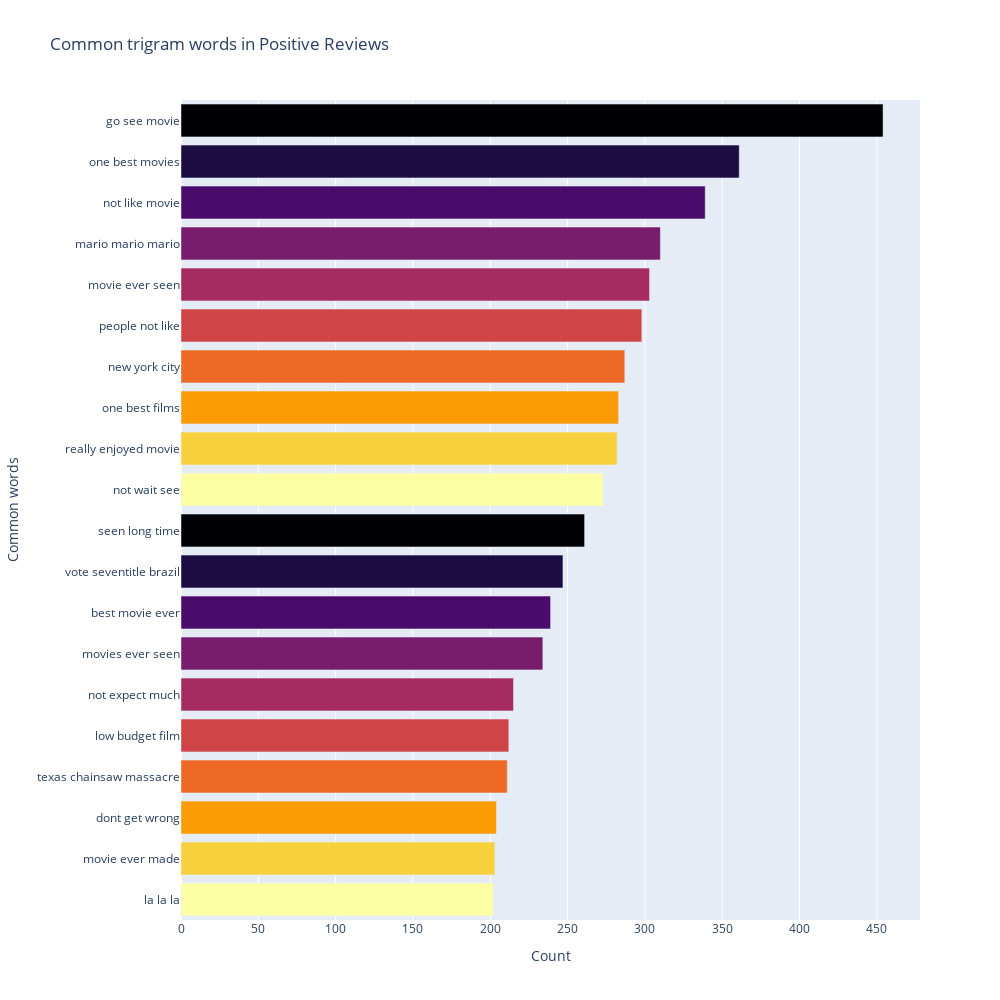

Here is the notebook cell this chart was saved with:
### Markdown cell above
![image-3.png](attachment:image-3.png)

### Code cell
most_common_word = get_top_text(df.Reviews_clean[df['Ratings'] >= 7], 20, 3)
most_common_word = dict(most_common_word)

temp = pd.DataFrame(columns=['Common_words', 'Count'])
temp['Common_words'] = list(most_common_word.keys())
temp['Count'] = list(most_common_word.values())

fig = px.bar(temp, x='Count', y='Common_words', title='Common trigram words in Positive Reviews', orientation='h',
             width=1000, height=1000, color = 'Common_words', labels = {'Common_words': 'Common words'}, color_discrete_sequence=px.colors.sequential.Inferno)

fig.update_layout(showlegend=False)
fig.show()

### Figure 1 — Plotly figure (JSON) as saved in the notebook; plotly's stock layout.template omitted (floating-point values rounded to 4 significant figures)
{"data": [{"alignmentgroup": "True", "hovertemplate": "Common words=%{y}<br>Count=%{x}<extra></extra>", "legendgroup": "go see movie", "marker": {"color": "#000004", "pattern": {"shape": ""}}, "name": "go see movie", "offsetgroup": "go see movie", "orientation": "h", "showlegend": true, "textposition": "auto", "type": "bar", "x": [454], "xaxis": "x", "y": ["go see movie"], "yaxis": "y"}, {"alignmentgroup": "True", "hovertemplate": "Common words=%{y}<br>Count=%{x}<extra></extra>", "legendgroup": "one best movies", "marker": {"color": "#1b0c41", "pattern": {"shape": ""}}, "name": "one best movies", "offsetgroup": "one best movies", "orientation": "h", "showlegend": true, "textposition": "auto", "type": "bar", "x": [361], "xaxis": "x", "y": ["one best movies"], "yaxis": "y"}, {"alignmentgroup": "True", "hovertemplate": "Common words=%{y}<br>Count=%{x}<extra></extra>", "legendgroup": "not like movie", "marker": {"color": "#4a0c6b", "pattern": {"shape": ""}}, "name": "not like movie", "offsetgroup": "not like movie", "orientation": "h", "showlegend": true, "textposition": "auto", "type": "bar", "x": [339], "xaxis": "x", "y": ["not like movie"], "yaxis": "y"}, {"alignmentgroup": "True", "hovertemplate": "Common words=%{y}<br>Count=%{x}<extra></extra>", "legendgroup": "mario mario mario", "marker": {"color": "#781c6d", "pattern": {"shape": ""}}, "name": "mario mario mario", "offsetgroup": "mario mario mario", "orientation": "h", "showlegend": true, "textposition": "auto", "type": "bar", "x": [310], "xaxis": "x", "y": ["mario mario mario"], "yaxis": "y"}, {"alignmentgroup": "True", "hovertemplate": "Common words=%{y}<br>Count=%{x}<extra></extra>", "legendgroup": "movie ever seen", "marker": {"color": "#a52c60", "pattern": {"shape": ""}}, "name": "movie ever seen", "offsetgroup": "movie ever seen", "orientation": "h", "showlegend": true, "textposition": "auto", "type": "bar", "x": [303], "xaxis": "x", "y": ["movie ever seen"], "yaxis": "y"}, {"alignmentgroup": "True", "hovertemplate": "Common words=%{y}<br>Count=%{x}<extra></extra>", "legendgroup": "people not like", "marker": {"color": "#cf4446", "pattern": {"shape": ""}}, "name": "people not like", "offsetgroup": "people not like", "orientation": "h", "showlegend": true, "textposition": "auto", "type": "bar", "x": [298], "xaxis": "x", "y": ["people not like"], "yaxis": "y"}, {"alignmentgroup": "True", "hovertemplate": "Common words=%{y}<br>Count=%{x}<extra></extra>", "legendgroup": "new york city", "marker": {"color": "#ed6925", "pattern": {"shape": ""}}, "name": "new york city", "offsetgroup": "new york city", "orientation": "h", "showlegend": true, "textposition": "auto", "type": "bar", "x": [287], "xaxis": "x", "y": ["new york city"], "yaxis": "y"}, {"alignmentgroup": "True", "hovertemplate": "Common words=%{y}<br>Count=%{x}<extra></extra>", "legendgroup": "one best films", "marker": {"color": "#fb9b06", "pattern": {"shape": ""}}, "name": "one best films", "offsetgroup": "one best films", "orientation": "h", "showlegend": true, "textposition": "auto", "type": "bar", "x": [283], "xaxis": "x", "y": ["one best films"], "yaxis": "y"}, {"alignmentgroup": "True", "hovertemplate": "Common words=%{y}<br>Count=%{x}<extra></extra>", "legendgroup": "really enjoyed movie", "marker": {"color": "#f7d13d", "pattern": {"shape": ""}}, "name": "really enjoyed movie", "offsetgroup": "really enjoyed movie", "orientation": "h", "showlegend": true, "textposition": "auto", "type": "bar", "x": [282], "xaxis": "x", "y": ["really enjoyed movie"], "yaxis": "y"}, {"alignmentgroup": "True", "hovertemplate": "Common words=%{y}<br>Count=%{x}<extra></extra>", "legendgroup": "not wait see", "marker": {"color": "#fcffa4", "pattern": {"shape": ""}}, "name": "not wait see", "offsetgroup": "not wait see", "orientation": "h", "showlegend": true, "textposition": "auto", "type": "bar", "x": [273], "xaxis": "x", "y": ["not wait see"], "yaxis": "y"}, {"alignmentgroup": "True", "hovertemplate": "Common words=%{y}<br>Count=%{x}<extra></extra>", "legendgroup": "seen long time", "marker": {"color": "#000004", "pattern": {"shape": ""}}, "name": "seen long time", "offsetgroup": "seen long time", "orientation": "h", "showlegend": true, "textposition": "auto", "type": "bar", "x": [261], "xaxis": "x", "y": ["seen long time"], "yaxis": "y"}, {"alignmentgroup": "True", "hovertemplate": "Common words=%{y}<br>Count=%{x}<extra></extra>", "legendgroup": "vote seventitle brazil", "marker": {"color": "#1b0c41", "pattern": {"shape": ""}}, "name": "vote seventitle brazil", "offsetgroup": "vote seventitle brazil", "orientation": "h", "showlegend": true, "textposition": "auto", "type": "bar", "x": [247], "xaxis": "x", "y": ["vote seventitle brazil"], "yaxis": "y"}, {"alignmentgroup": "True", "hovertemplate": "Common words=%{y}<br>Count=%{x}<extra></extra>", "legendgroup": "best movie ever", "marker": {"color": "#4a0c6b", "pattern": {"shape": ""}}, "name": "best movie ever", "offsetgroup": "best movie ever", "orientation": "h", "showlegend": true, "textposition": "auto", "type": "bar", "x": [239], "xaxis": "x", "y": ["best movie ever"], "yaxis": "y"}, {"alignmentgroup": "True", "hovertemplate": "Common words=%{y}<br>Count=%{x}<extra></extra>", "legendgroup": "movies ever seen", "marker": {"color": "#781c6d", "pattern": {"shape": ""}}, "name": "movies ever seen", "offsetgroup": "movies ever seen", "orientation": "h", "showlegend": true, "textposition": "auto", "type": "bar", "x": [234], "xaxis": "x", "y": ["movies ever seen"], "yaxis": "y"}, {"alignmentgroup": "True", "hovertemplate": "Common words=%{y}<br>Count=%{x}<extra></extra>", "legendgroup": "not expect much", "marker": {"color": "#a52c60", "pattern": {"shape": ""}}, "name": "not expect much", "offsetgroup": "not expect much", "orientation": "h", "showlegend": true, "textposition": "auto", "type": "bar", "x": [215], "xaxis": "x", "y": ["not expect much"], "yaxis": "y"}, {"alignmentgroup": "True", "hovertemplate": "Common words=%{y}<br>Count=%{x}<extra></extra>", "legendgroup": "low budget film", "marker": {"color": "#cf4446", "pattern": {"shape": ""}}, "name": "low budget film", "offsetgroup": "low budget film", "orientation": "h", "showlegend": true, "textposition": "auto", "type": "bar", "x": [212], "xaxis": "x", "y": ["low budget film"], "yaxis": "y"}, {"alignmentgroup": "True", "hovertemplate": "Common words=%{y}<br>Count=%{x}<extra></extra>", "legendgroup": "texas chainsaw massacre", "marker": {"color": "#ed6925", "pattern": {"shape": ""}}, "name": "texas chainsaw massacre", "offsetgroup": "texas chainsaw massacre", "orientation": "h", "showlegend": true, "textposition": "auto", "type": "bar", "x": [211], "xaxis": "x", "y": ["texas chainsaw massacre"], "yaxis": "y"}, {"alignmentgroup": "True", "hovertemplate": "Common words=%{y}<br>Count=%{x}<extra></extra>", "legendgroup": "dont get wrong", "marker": {"color": "#fb9b06", "pattern": {"shape": ""}}, "name": "dont get wrong", "offsetgroup": "dont get wrong", "orientation": "h", "showlegend": true, "textposition": "auto", "type": "bar", "x": [204], "xaxis": "x", "y": ["dont get wrong"], "yaxis": "y"}, {"alignmentgroup": "True", "hovertemplate": "Common words=%{y}<br>Count=%{x}<extra></extra>", "legendgroup": "movie ever made", "marker": {"color": "#f7d13d", "pattern": {"shape": ""}}, "name": "movie ever made", "offsetgroup": "movie ever made", "orientation": "h", "showlegend": true, "textposition": "auto", "type": "bar", "x": [203], "xaxis": "x", "y": ["movie ever made"], "yaxis": "y"}, {"alignmentgroup": "True", "hovertemplate": "Common words=%{y}<br>Count=%{x}<extra></extra>", "legendgroup": "la la la", "marker": {"color": "#fcffa4", "pattern": {"shape": ""}}, "name": "la la la", "offsetgroup": "la la la", "orientation": "h", "showlegend": true, "textposition": "auto", "type": "bar", "x": [202], "xaxis": "x", "y": ["la la la"], "yaxis": "y"}], "layout": {"barmode": "relative", "height": 1000, "legend": {"title": {"text": "Common words"}, "tracegroupgap": 0}, "showlegend": false, "title": {"text": "Common trigram words in Positive Reviews"}, "width": 1000, "xaxis": {"anchor": "y", "domain": [0, 1], "title": {"text": "Count"}}, "yaxis": {"anchor": "x", "categoryarray": ["la la la", "movie ever made", "dont get wrong", "texas chainsaw massacre", "low budget film", "not expect much", "movies ever seen", "best movie ever", "vote seventitle brazil", "seen long time", "not wait see", "really enjoyed movie", "one best films", "new york city", "people not like", "movie ever seen", "mario mario mario", "not like movie", "one best movies", "go see movie"], "categoryorder": "array", "domain": [0, 1], "title": {"text": "Common words"}}}}
